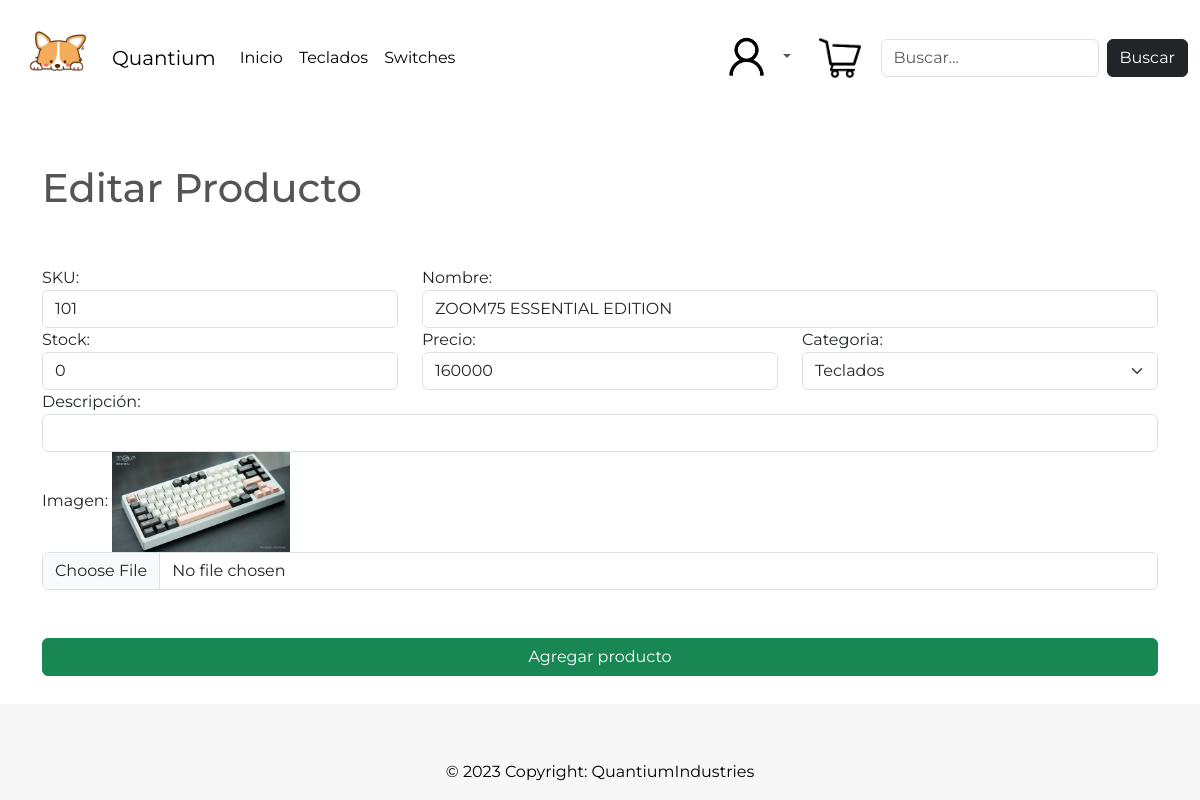
/editarProducto/101, run on the app's committed database.
### apps/Tienda/models.py (models this page shows, shortened)
class Producto(models.Model):
    sku = models.IntegerField(primary_key=True)
    nombre = models.CharField(max_length=50)
    stock = models.IntegerField()
    stock_minimo = models.IntegerField(default=0)
    precio = models.IntegerField()
    descripcion = models.CharField(max_length=200)
    id_categoria = models.ForeignKey(Categoria, on_delete=models.CASCADE)
    imagen_url = models.ImageField(upload_to='imagenesProducto')

class Categoria(models.Model):
    id_categoria = models.IntegerField(primary_key=True)
    nombre_categoria = models.CharField(max_length=100)

### apps/Tienda/views.py (the view)
# urls.py: path('editarProducto/<sku>', views.cargarEditarProducto),
def cargarEditarProducto(request,sku):
    productos = Producto.objects.get(sku = sku)
    categorias = Categoria.objects.all()
    return render(request,"editarProducto.html",{"prod":productos,"cate":categorias})

### apps/Tienda/templates/editarProducto.html (shortened to what this page needs)
{% extends "./base.html" %}
{% load static %}
{% block head %}
  <link rel="stylesheet" type="text/css" href="{% static 'css/styles.css' %}" id="style">
{% endblock %}
{% block body %}
<div class="container mt-5">
  <h1>Editar Producto</h1>
</div>
<div class="container">
  <form action="/editarProductoForm" method="POST" enctype="multipart/form-data"> {% csrf_token %}
      <div class="row">
          <div class="col-md-4">
              <label for="txtSku">SKU:</label>
              <input readonly value="{{prod.sku}}" name="txtSku" id="txtSku" type="text" class="form-control">
          </div>
          <div class="col-md-8">
              <label for="txtNombre">Nombre:</label>
              <input value="{{prod.nombre}}" name="txtNombre" id="txtNombre" type="text" class="form-control">
          </div>
          <div class="col-md-4">
              <label for="txtStock">Stock:</label>
              <input value="{{prod.stock}}" name="txtStock" id="txtStock" type="text" class="form-control">
          </div>
          <div class="col-md-4">
              <label for="txtPrecio">Precio:</label>
              <input value="{{prod.precio}}" name="txtPrecio" id="txtPrecio" type="text" class="form-control">
          </div>
          <div class="col-md-4">
              <label for="cmbCategoria">Categoria:</label>
              <select name="cmbCategoria" id="cmbCategoria" class="form-select" aria-label="Default select example">
                  {% for c in cate %}
                  <option value="{{c.id_categoria}}" {% if c.id_categoria == prod.id_categoria.id_categoria %} selected {% endif %} >{{c.nombre_categoria}}</option>
                  {% endfor %}
                </select>
          </div>
          <div class="col-md-12">
              <label for="txtDescripcion">Descripción:</label>
              <input value="{{prod.descripcion}}" name="txtDescripcion" id="txtDescripcion" type="text" class="form-control">
          </div>
          <div class="col-md-12">
              <label for="txtImg">Imagen:</label>
              <img src="{{prod.imagen_url.url}}" height="100" alt="">
              <input name="txtImg" id="txtImg" type="file" class="form-control">
          </div>
      </div>
      <button class="btn btn-success mt-5 w-100">Agregar producto</button>
  </form>
</div>
{% endblock %}

### apps/Tienda/static/css/styles.css (style rules this page uses)
* { font-family: 'Montserrat', sans-serif; }
body { margin: 0; background-color: #ffffff; display: grid; min-height: 100vh; grid-template-rows: auto 1fr auto; font-family: Poetsen system-ui, -apple-system, BlinkMacSystemFont, 'Segoe UI', Roboto, Oxygen, Ubuntu, Cantarell, 'Open Sans', 'Helvetica Neue', sans-serif; }
h1 { color: #555; }
button { background-color: #333; color: #fff; }

### data on the page
Producto: txtSku "101", txtNombre "ZOOM75 ESSENTIAL EDITION", txtStock "0", txtPrecio "160000", cmbCategoria "Teclados", imagen_url (picture)
